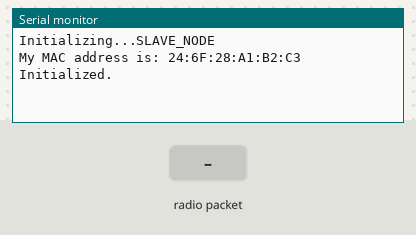
A sketch run on a simulated ESP8266 (NodeMCU). Shown: the last lines printed to the serial monitor. The test bench sets the inputs (shaded band).

Above: at 1.2 s.
1.3 s: radio packet "1" arrives
At 2.1 s:
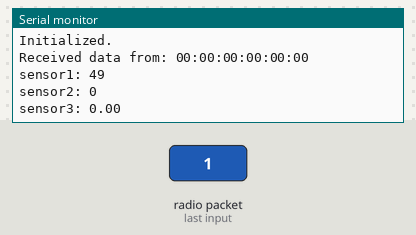
2.8 s: radio packet "0" arrives
At 3.3 s:
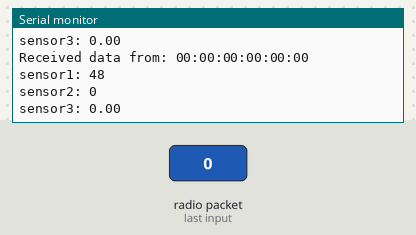
4.3 s: radio packet "2" arrives
At 5.6 s:
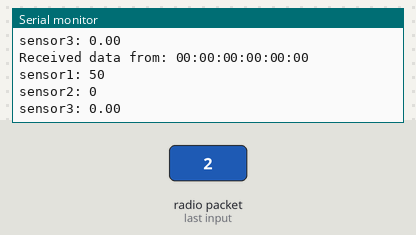
Timing chart, 0 to 7.3 s (numbered marks = the images above; inputs shaded):
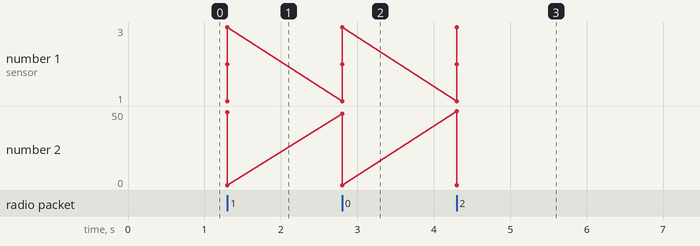

The sketch:

slave.ino
```cpp
#include<ESP8266WiFi.h>
#include<espnow.h>

#define MY_NAME   "SLAVE_NODE"

struct __attribute__((packed)) dataPacket {
  int sensor1;
  int sensor2;
  float sensor3;
};

void dataReceived(uint8_t *senderMac, uint8_t *data, uint8_t dataLength) {
  char macStr[18];
  dataPacket packet;

  snprintf(macStr, sizeof(macStr), "%02x:%02x:%02x:%02x:%02x:%02x", senderMac[0], senderMac[1], senderMac[2], senderMac[3], senderMac[4], senderMac[5]);

  Serial.println();
  Serial.print("Received data from: ");
  Serial.println(macStr);

  memcpy(&packet, data, sizeof(packet));

  Serial.print("sensor1: ");
  Serial.println(packet.sensor1);
  Serial.print("sensor2: ");
  Serial.println(packet.sensor2);
  Serial.print("sensor3: ");
  Serial.println(packet.sensor3);
}

void setup() {

  Serial.begin(115200);     // initialize serial port

  Serial.println();
  Serial.println();
  Serial.println();
  Serial.print("Initializing...");
  Serial.println(MY_NAME);
  Serial.print("My MAC address is: ");
  Serial.println(WiFi.macAddress());

  WiFi.mode(WIFI_STA);
  WiFi.disconnect();        // we do not want to connect to a WiFi network

  if(esp_now_init() != 0) {
    Serial.println("ESP-NOW initialization failed");
    return;
  }

  esp_now_register_recv_cb(dataReceived);   // this function will get called once all data is sent

  Serial.println("Initialized.");
}

void loop() {

}
```

Measured:
- after the input at 1.3 s, the serial monitor: prints a new line at once (image 1)
- after the input at 2.8 s, the serial monitor: prints a new line at once (image 2)
- after the input at 4.3 s, the serial monitor: prints a new line at once (image 3)
